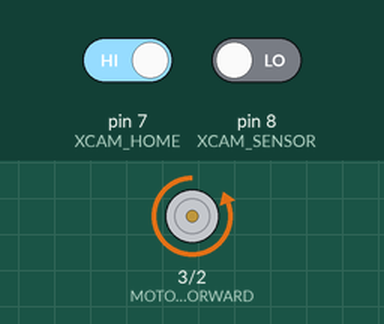
This sketch was run on a simulated Arduino Uno, built with avr-gcc and run on an emulated ATmega328P. Parts: motor-driver pin pairs drawn as motors (green arrow = first pin HIGH = forward, orange = second pin HIGH = backward, longer = more drive). Inputs (shaded band) come from the test bench; at power-on: pin 7 (XCAM_HOME) HIGH, pin 8 (XCAM_SENSOR) LOW.

Above: at 1.2 s.
1.3 s: pin 7 (XCAM_HOME) driven LOW and pin 8 (XCAM_SENSOR) driven HIGH
At 2.5 s:
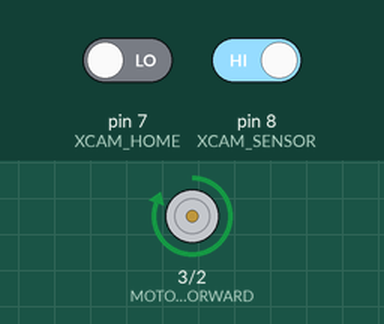
2.8 s: pin 8 (XCAM_SENSOR) driven LOW
At 4.0 s:
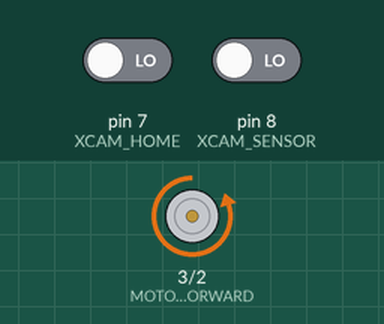
4.3 s: pin 7 (XCAM_HOME) driven HIGH
At 4.9 s:
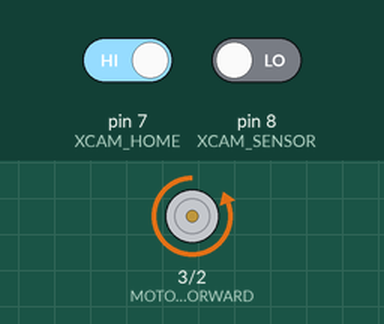
5.8 s: pin 7 (XCAM_HOME) driven LOW and pin 8 (XCAM_SENSOR) driven HIGH
At 6.1 s:
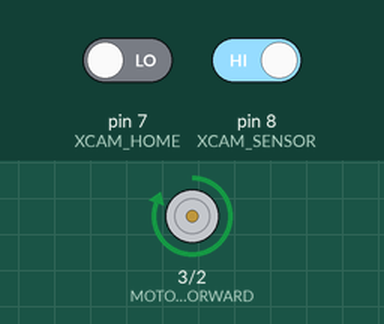
Timing chart, 0 to 8.3 s (numbered marks = the images above; inputs shaded):
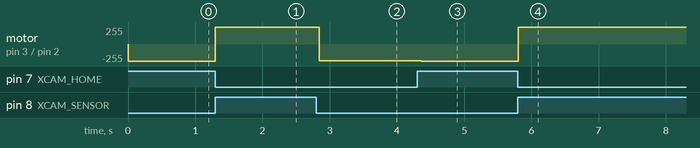

The sketch:

furby_test_1.ino
```cpp
#include <Wire.h>
#include <SPI.h>

/***
   Red - VCC
   Brown - Ground
   orange - cam home
   yellow - Gear Rotation
   Green - Back
   Blue - reset
   purple - feed
   Gray - revers
   white forward
   black - LED
***/


#define XCAM_HOME  7
#define MOTOR_FORWARD 3
#define MOTOR_REVERSE 2
#define XCAM_SENSOR 8


int nCamPosition = 0; // Keeps track of


void setup() {
  // put your setup code here, to run once:

  pinMode( XCAM_HOME, INPUT );
  digitalWrite( XCAM_HOME, HIGH ); //pullup
  pinMode( XCAM_SENSOR, INPUT );
  digitalWrite( XCAM_SENSOR, LOW ); //pulldown

  pinMode( MOTOR_FORWARD, OUTPUT );
  digitalWrite( MOTOR_FORWARD, HIGH );
  pinMode( MOTOR_REVERSE, OUTPUT );
  //Serial.begin(9600);

} // setup

unsigned motorForwardP = 1;
// put your main code here, to run repeatedly:
void loop() {
  //  if (digitalRead(XCAM_HOME) == LOW) {
  //    nCamPosition = 0;
  //    // Serial.println("RESET");
  //   // delay(100);
  //    moveReverse();
  //  }
  //  if (digitalRead(XCAM_SENSOR) == HIGH) {
  //    if (digitalRead(MOTOR_FORWARD) == HIGH)
  //    {
  //      nCamPosition++ ;
  //    } else {
  //      nCamPosition-- ;
  //    }
  //  }
  // updateMotorFromButton();
  keepTrackOfPostion();
  /* From 45 go forward to 0
     then go backwards from 0 to 45*/

  if (nCamPosition == 42 )
  {
    moveForward();
  }

  if (nCamPosition == 0 ) {
    moveReverse();
    while (nCamPosition > 45) {
      keepTrackOfPostion();
      delay(2);
    }
  }

 delay(2);


/*
  else if (nCamPosition >= 30 ) {
    // digitalWrite(MOTOR_FORWARD, LOW);
    //delay(2000);
    moveReverse();
  }
  // Serial.println(nCamPosition);
  // Serial.println(digitalRead(XCAM_SENSOR));
  delay(3);*/
} // loop

void keepTrackOfPostion()
{
  if (digitalRead(XCAM_HOME) == LOW) {
    nCamPosition = 0;
    // Serial.println("RESET");
    // delay(100);
    moveForward();
  }
  if (digitalRead(XCAM_SENSOR) == HIGH) {
    if (digitalRead(MOTOR_FORWARD) == HIGH)
    {
      nCamPosition++ ;
    } else {
      nCamPosition-- ;
    }
  }

}


/* read button and set variables accordingly */
void updateMotorFromButton()
{
  char forwardButton = (digitalRead(MOTOR_FORWARD) == LOW);
  char reverseButton = (digitalRead(MOTOR_REVERSE) == LOW);

  // don't do anything if both are pressed
  if (forwardButton && reverseButton) return;

  if (forwardButton) {
    motorForwardP = 1;
    moveForward();
  }

  if (reverseButton) {
    motorForwardP = 0;
    moveReverse();
  }


} // updateMotorFromButton

// set motor pins to move forward
void moveForward()
{
  digitalWrite(MOTOR_REVERSE, LOW);
  digitalWrite(MOTOR_FORWARD, HIGH);
  ///nCamPosition++;
} // moveForward

// set motor pins to move reverse
void moveReverse()
{
  digitalWrite(MOTOR_FORWARD, LOW);
  digitalWrite(MOTOR_REVERSE, HIGH);
  // nCamPosition--;
} // moveReverse
```

Measured:
- after the input at 1.3 s, motor on pin 3 (MOTOR_FORWARD) / pin 2 (MOTOR_REVERSE): backward 255/255 → forward 255/255 at once
- after the input at 2.8 s, motor on pin 3 (MOTOR_FORWARD) / pin 2 (MOTOR_REVERSE): forward 255/255 → backward 252/255 after 0.05 s
- after the input at 4.3 s, motor on pin 3 (MOTOR_FORWARD) / pin 2 (MOTOR_REVERSE): backward 252/255 → backward 255/255 at once
- after the input at 5.8 s, motor on pin 3 (MOTOR_FORWARD) / pin 2 (MOTOR_REVERSE): backward 255/255 → forward 255/255 at once
